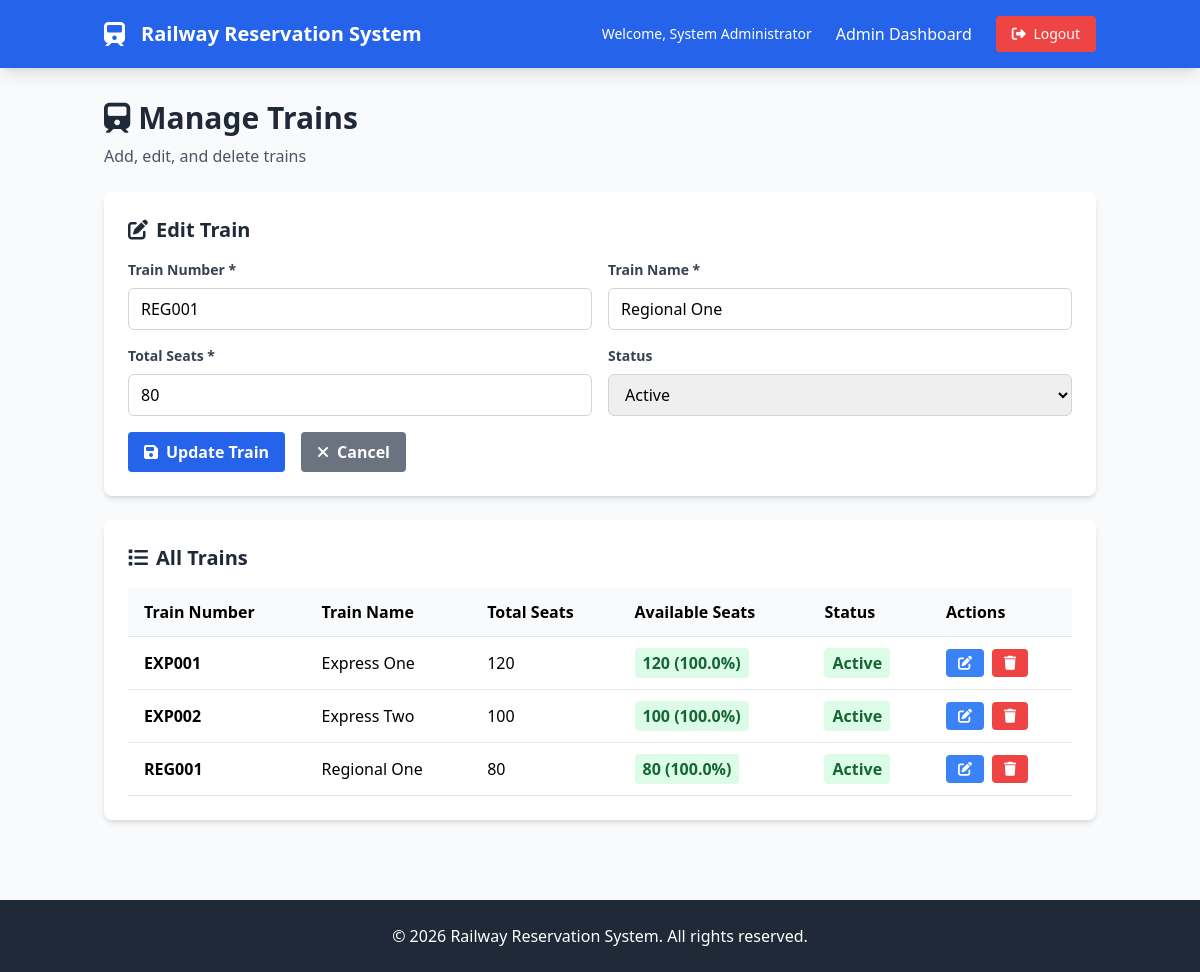
Screenshot of /admin/trains.php?edit=3 (signed in) with the database file from the repository.
### tables this page shows
CREATE TABLE trains (
    id INT AUTO_INCREMENT PRIMARY KEY,
    train_number VARCHAR(20) UNIQUE NOT NULL,
    train_name VARCHAR(100) NOT NULL,
    total_seats INT NOT NULL DEFAULT 100,
    available_seats INT NOT NULL DEFAULT 100,
    status ENUM('active', 'inactive') NOT NULL DEFAULT 'active',
    created_at TIMESTAMP DEFAULT CURRENT_TIMESTAMP,
    updated_at TIMESTAMP DEFAULT CURRENT_TIMESTAMP ON UPDATE CURRENT_TIMESTAMP
);

### includes/train.php (called while the page is built, shortened)
<?php
require_once __DIR__ . '/database.php';
class Train {
    private $db;
    public function __construct() {
        $this->db = new Database();
    }
    public function getAllTrains() {
        try {
            $stmt = $this->db->prepare("SELECT * FROM trains ORDER BY train_number");
            $stmt->execute();
            return $stmt->fetchAll();
        } catch(PDOException $e) {
            error_log("Get trains error: " . $e->getMessage());
            return [];
        }
    }
    public function getTrainById($id) {
        try {
            $stmt = $this->db->prepare("SELECT * FROM trains WHERE id = ?");
            $stmt->execute([$id]);
            return $stmt->fetch();
        } catch(PDOException $e) {
            error_log("Get train error: " . $e->getMessage());
            return false;
        }
    }
}
?>

### includes/database.php (called while the page is built, shortened)
<?php
class Database {
    private $host = DB_HOST;
    private $db_name = DB_NAME;
    private $username = DB_USER;
    private $password = DB_PASS;
    public function connect() {
        $this->conn = null;
        try {
            $this->conn = new PDO(
                "mysql:host=" . $this->host . ";dbname=" . $this->db_name,
                $this->username,
                $this->password
            );
            $this->conn->setAttribute(PDO::ATTR_ERRMODE, PDO::ERRMODE_EXCEPTION);
            $this->conn->setAttribute(PDO::ATTR_DEFAULT_FETCH_MODE, PDO::FETCH_ASSOC);
        } catch(PDOException $e) {
            echo "Connection error: " . $e->getMessage();
        }
        return $this->conn;
    }
    public function prepare($sql) {
        return $this->connect()->prepare($sql);
    }
}
?>

### admin/trains.php (the view, shortened to what this page needs)
<?php
require_once '../includes/train.php';
$train = new Train();
$trains = $train->getAllTrains();
$editing_train = null;
if (isset($_GET['edit'])) {
    $editing_train = $train->getTrainById((int)$_GET['edit']);
}
$content = '
<div class="mb-6">
    <h1 class="text-3xl font-bold text-gray-800">
        <i class="fas fa-train mr-2"></i>Manage Trains
    </h1>
    <p class="text-gray-600 mt-2">Add, edit, and delete trains</p>
</div>';
if ($editing_train) {
    $content .= '
<div class="bg-white rounded-lg shadow-md p-6 mb-6">
    <h2 class="text-xl font-bold mb-4 text-gray-800">
        <i class="fas fa-edit mr-2"></i>Edit Train
    </h2>
    <form method="POST" action="">
        <input type="hidden" name="train_id" value="' . $editing_train['id'] . '">
        <div class="grid grid-cols-1 md:grid-cols-2 gap-4">
            <div>
                <label for="train_number" class="block text-gray-700 text-sm font-bold mb-2">Train Number *</label>
                <input type="text" id="train_number" name="train_number" required
                       value="' . htmlspecialchars($editing_train['train_number']) . '"
                       class="w-full px-3 py-2 border border-gray-300 rounded-md focus:outline-none focus:ring-2 focus:ring-blue-500">
            </div>
            <div>
                <label for="train_name" class="block text-gray-700 text-sm font-bold mb-2">Train Name *</label>
                <input type="text" id="train_name" name="train_name" required
                       value="' . htmlspecialchars($editing_train['train_name']) . '"
                       class="w-full px-3 py-2 border border-gray-300 rounded-md focus:outline-none focus:ring-2 focus:ring-blue-500">
            </div>
            <div>
                <label for="total_seats" class="block text-gray-700 text-sm font-bold mb-2">Total Seats *</label>
                <input type="number" id="total_seats" name="total_seats" required min="1"
                       value="' . $editing_train['total_seats'] . '"
                       class="w-full px-3 py-2 border border-gray-300 rounded-md focus:outline-none focus:ring-2 focus:ring-blue-500">
            </div>
            <div>
                <label for="status" class="block text-gray-700 text-sm font-bold mb-2">Status</label>
                <select id="status" name="status"
                        class="w-full px-3 py-2 border border-gray-300 rounded-md focus:outline-none focus:ring-2 focus:ring-blue-500">
                    <option value="active" ' . ($editing_train['status'] === 'active' ? 'selected' : '') . '>Active</option>
                    <option value="inactive" ' . ($editing_train['status'] === 'inactive' ? 'selected' : '') . '>Inactive</option>
                </select>
            </div>
        </div>
        <div class="mt-4 flex space-x-4">
            <button type="submit" class="bg-blue-600 hover:bg-blue-700 text-white font-bold py-2 px-4 rounded transition duration-300">
                <i class="fas fa-save mr-2"></i>Update Train
            </button>
            <a href="trains.php" class="bg-gray-500 hover:bg-gray-600 text-white font-bold py-2 px-4 rounded transition duration-300">
                <i class="fas fa-times mr-2"></i>Cancel
            </a>
        </div>
    </form>
</div>';
}
$content .= '
<div class="bg-white rounded-lg shadow-md p-6">
    <h2 class="text-xl font-bold mb-4 text-gray-800">
        <i class="fas fa-list mr-2"></i>All Trains
    </h2>
    <div class="overflow-x-auto">
        <table class="w-full">
            <thead>
                <tr class="border-b bg-gray-50">
                    <th class="text-left py-3 px-4">Train Number</th>
                    <th class="text-left py-3 px-4">Train Name</th>
                    <th class="text-left py-3 px-4">Total Seats</th>
                    <th class="text-left py-3 px-4">Available Seats</th>
                    <th class="text-left py-3 px-4">Status</th>
                    <th class="text-left py-3 px-4">Actions</th>
                </tr>
            </thead>
            <tbody>';
if (!empty($trains)) {
    foreach ($trains as $t) {
        $status_color = $t['status'] === 'active' ? 'green' : 'red';
        $seats_percentage = ($t['total_seats'] > 0) ? ($t['available_seats'] / $t['total_seats']) * 100 : 0;
        $seats_color = $seats_percentage > 50 ? 'green' : ($seats_percentage > 20 ? 'yellow' : 'red');
        $content .= '
                <tr class="border-b hover:bg-gray-50">
                    <td class="py-3 px-4 font-semibold">' . htmlspecialchars($t['train_number']) . '</td>
                    <td class="py-3 px-4">' . htmlspecialchars($t['train_name']) . '</td>
                    <td class="py-3 px-4">' . $t['total_seats'] . '</td>
                    <td class="py-3 px-4">
                        <span class="bg-' . $seats_color . '-100 text-' . $seats_color . '-800 font-semibold px-2 py-1 rounded">
                            ' . $t['available_seats'] . ' (' . number_format($seats_percentage, 1) . '%)
                        </span>
                    </td>
                    <td class="py-3 px-4">
                        <span class="bg-' . $status_color . '-100 text-' . $status_color . '-800 font-semibold px-2 py-1 rounded">
                            ' . ucfirst($t['status']) . '
                        </span>
                    </td>
                    <td class="py-3 px-4">
                        <div class="flex space-x-2">
                            <a href="?edit=' . $t['id'] . '" class="bg-blue-500 hover:bg-blue-600 text-white px-3 py-1 rounded text-sm transition duration-300">
                                <i class="fas fa-edit"></i>
                            </a>
                            <form method="POST" action="" class="inline" onsubmit="return confirm(\'Are you sure you want to delete this train?\')">
                                <input type="hidden" name="action" value="delete">
                                <input type="hidden" name="train_id" value="' . $t['id'] . '">
                                <button type="submit" class="bg-red-500 hover:bg-red-600 text-white px-3 py-1 rounded text-sm transition duration-300">
                                    <i class="fas fa-trash"></i>
                                </button>
                            </form>
                        </div>
                    </td>
                </tr>';
    }
} else {
    $content .= '
                <tr>
                    <td colspan="6" class="text-center py-8 text-gray-500">No trains found</td>
                </tr>';
}
$content .= '
            </tbody>
        </table>
    </div>
</div>';
require_once '../includes/header.php';
?>

### rows the page displays
trains: train_number "REG001", train_name "Regional One", total_seats "80", status "Active", available_seats "80", seats_percentage "100.0"
trains: train_number "EXP001", train_name "Express One", total_seats "120", available_seats "120", seats_percentage "100.0", status "Active"
trains: train_number "EXP002", train_name "Express Two", total_seats "100", available_seats "100", seats_percentage "100.0", status "Active"

### other values shown
$_SESSION['full_name'] "System Administrator"
